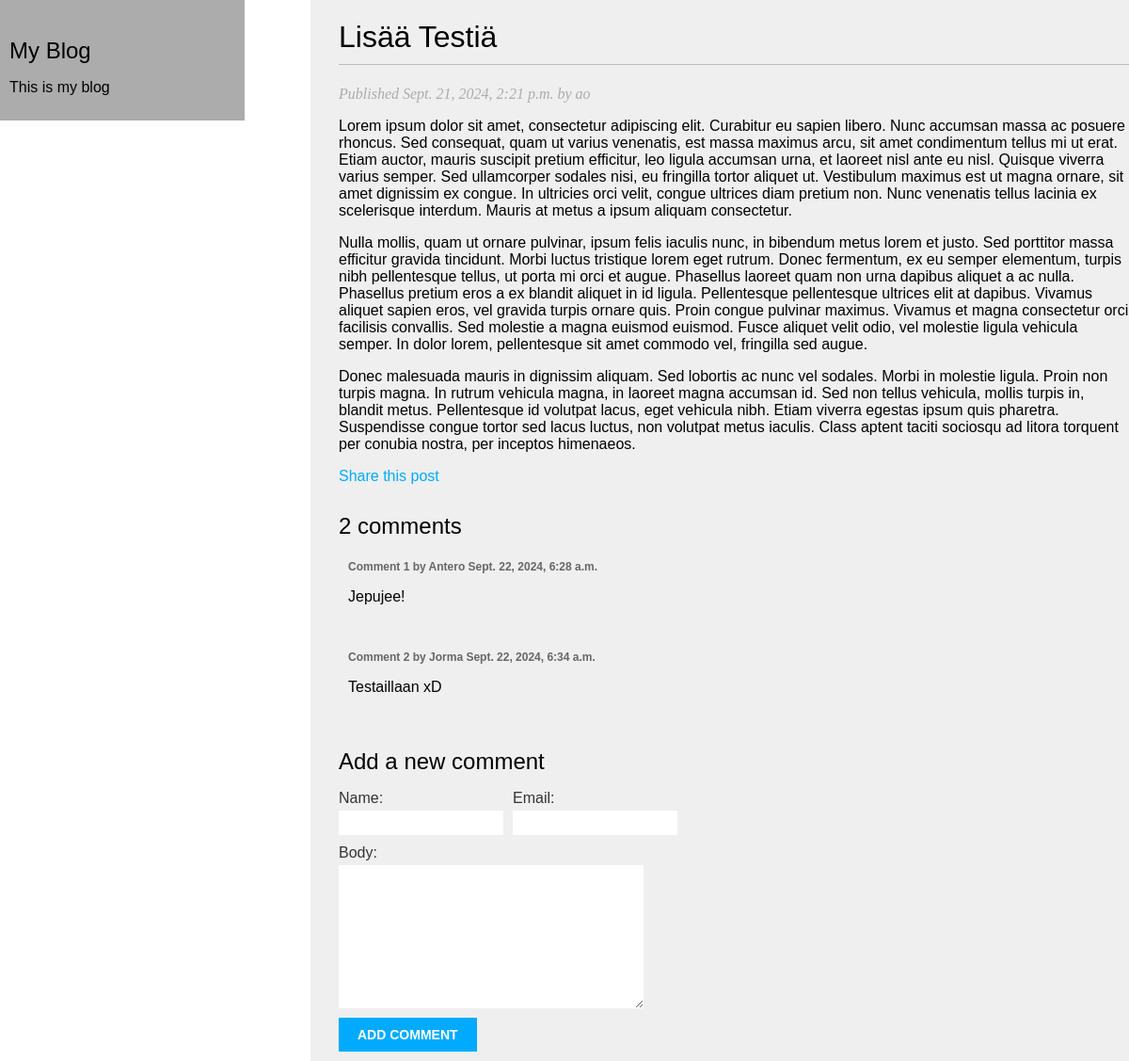
/blog/2024/9/21/lisaa-testia/, run on the app's committed database.
### blog/models.py (models this page shows, shortened)
class Post(models.Model):
  class Status(models.TextChoices):
    DRAFT = ("DF", "Draft")
    PUBLISHED = ("PB", "Published")
  title = models.CharField(max_length=100)
  slug = models.SlugField(
      max_length=100,
      unique_for_date="publish",
  )
  author = models.ForeignKey(
      settings.AUTH_USER_MODEL,
      on_delete = models.CASCADE,
      related_name = "blog_posts",
  )
  body = models.TextField()
  publish = models.DateTimeField(default=timezone.now)
  created = models.DateTimeField(auto_now_add=True)
  updated = models.DateTimeField(auto_now=True)
  status = models.CharField(
      max_length = 2,
      choices = Status,
      default = Status.DRAFT,
  )
  objects = models.Manager()
  published = PublishedManager()
  class Meta:
    ordering = ["-publish"]
    indexes = [
        models.Index(fields=["-publish"]),
    ]

class Comment(models.Model):
  post = models.ForeignKey(
      Post,
      on_delete=models.CASCADE,
      related_name="comments",
  )
  name = models.CharField(max_length=30)
  email = models.EmailField()
  body = models.TextField()
  created = models.DateTimeField(auto_now_add=True)
  updated = models.DateTimeField(auto_now=True)
  active = models.BooleanField(default=True)
  class Meta:
    ordering = ["created"]
    indexes = [
        models.Index(fields=["created"]),
    ]

### blog/views.py (the view)
def post_detail(request, year, month, day, post):
  post = get_object_or_404(
      Post,
      slug=post,
      publish__year=year,
      publish__month=month,
      publish__day=day,
  )
  comments = post.comments.filter(active=True)
  form = CommentForm()
  return render(
      request,
      "blog/post/detail.html",
      {
        "post": post,
        "comments": comments,
        "form": form,
      },
  )

### blog/forms.py
class CommentForm(forms.ModelForm):
  class Meta:
    model = Comment
    fields = ["name", "email", "body",]

### blog/templates/blog/post/detail.html (shortened to what this page needs)
{% extends "blog/base.html" %}
{% block content %}
  <h1>{{ post.title }}</h1>
  <p class="date">
    Published {{ post.publish }} by {{ post.author }}
  </p>
  {{ post.body|linebreaks }}
  <p>
    <a href="{% url "blog:post_share" post.id %}">
      Share this post
    </a>
  </p>
  {% with comments.count as total_comments %}
    <h2>
      {{ total_comments }} comment{{ total_comments|pluralize }}
    </h2>
  {% endwith %}
  {% for comment in comments %}
    <div class="comment">
      <p class="info">
        Comment {{ forloop.counter }} by {{ comment.name }}
        {{ comment.created }}
      </p>
      {{ comment.body|linebreaks }}
    </div>
  {% empty %}
    <p>There are no comments.</p>
  {% endfor %}
  {% include "blog/post/includes/comment_form.html" %}
{% endblock %}

### blog/static/css/blog.css (style rules this page uses)
body { margin:0; padding:0; font-family:helvetica, sans-serif; }
a { color:#00abff; text-decoration:none; }
h1 { font-weight:normal; border-bottom:1px solid #bbb; padding:0 0 10px 0; }
h2 { font-weight:normal; margin:30px 0 0; }
p.date { color:#acacac; font-family: georgia, serif; font-size: 16px; font-style: italic; }
label { float:left; clear:both; color:#333; margin-bottom:4px; }
input, textarea { clear:both; float:left; margin:0 0 10px; background:#ffffff; border:0; padding:6px 10px; font-size:12px; }
.comment { padding:10px; }
.comment:nth-child(even) { background:#efefef; }
.comment .info { font-weight:bold; font-size:12px; color:#666; }

### data on the page
Post: title "Lisää Testiä", publish "Sept. 21, 2024, 2:21 p.m.", author "ao", body "Lorem ipsum dolor sit amet, consectetur adipiscing elit. Curabitur eu sapien libero. Nunc accumsan massa ac posuere rhoncus. Sed consequat, quam ut varius venenatis, est massa maximus arcu, sit amet condimentum tellus mi ut erat. Etiam auctor, mauris suscipit pretium efficitur, leo ligula accumsan urna, et laoreet nisl ante eu nisl. Quisque viverra varius semper. Sed ullamcorper sodales nisi, eu fringilla tortor aliquet ut. Vestibulum maximus est ut magna ornare, sit amet dignissim ex congue. In ultricies orci velit, congue ultrices diam pretium non. Nunc venenatis tellus lacinia ex scelerisque interdum. Mauris at metus a ipsum aliquam consectetur. Nulla mollis, quam ut ornare pulvinar,…"
Comment: name "Antero", created "Sept. 22, 2024, 6:28 a.m.", body "Jepujee!"
Comment: name "Jorma", created "Sept. 22, 2024, 6:34 a.m.", body "Testaillaan xD"

### other printed values
{{ total_comments }} "2"
